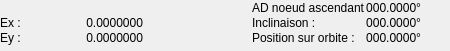
           <widget class="QFrame" name="frameCirculaire">
            <property name="geometry">
             <rect>
              <x>229</x>
              <y>103</y>
              <width>450</width>
              <height>51</height>
             </rect>
            </property>
            <property name="font">
             <font/>
            </property>
            <property name="frameShape">
             <enum>QFrame::NoFrame</enum>
            </property>
            <property name="frameShadow">
             <enum>QFrame::Plain</enum>
            </property>
            <widget class="QLabel" name="lbl_ADNoeudAscendant2">
             <property name="geometry">
              <rect>
               <x>252</x>
               <y>0</y>
               <width>115</width>
               <height>16</height>
              </rect>
             </property>
             <property name="font">
              <font/>
             </property>
             <property name="text">
              <string>AD noeud ascendant :</string>
             </property>
            </widget>
            <widget class="QLabel" name="lbl_ey1">
             <property name="geometry">
              <rect>
               <x>0</x>
               <y>30</y>
               <width>70</width>
               <height>16</height>
              </rect>
             </property>
             <property name="font">
              <font/>
             </property>
             <property name="text">
              <string>Ey :</string>
             </property>
            </widget>
            <widget class="QLabel" name="ADNoeudAscendant2">
             <property name="geometry">
              <rect>
               <x>366</x>
               <y>0</y>
               <width>55</width>
               <height>16</height>
              </rect>
             </property>
             <property name="font">
              <font/>
             </property>
             <property name="text">
              <string>000.0000°</string>
             </property>
             <property name="alignment">
              <set>Qt::AlignRight|Qt::AlignTrailing|Qt::AlignVCenter</set>
             </property>
            </widget>
            <widget class="QLabel" name="lbl_positionSurOrbite">
             <property name="geometry">
              <rect>
               <x>252</x>
               <y>30</y>
               <width>106</width>
               <height>16</height>
              </rect>
             </property>
             <property name="font">
              <font/>
             </property>
             <property name="text">
              <string>Position sur orbite :</string>
             </property>
            </widget>
            <widget class="QLabel" name="positionSurOrbite">
             <property name="geometry">
              <rect>
               <x>366</x>
               <y>30</y>
               <width>55</width>
               <height>16</height>
              </rect>
             </property>
             <property name="font">
              <font/>
             </property>
             <property name="text">
              <string>000.0000°</string>
             </property>
             <property name="alignment">
              <set>Qt::AlignRight|Qt::AlignTrailing|Qt::AlignVCenter</set>
             </property>
            </widget>
            <widget class="QLabel" name="ex1">
             <property name="geometry">
              <rect>
               <x>82</x>
               <y>15</y>
               <width>61</width>
               <height>16</height>
              </rect>
             </property>
             <property name="font">
              <font/>
             </property>
             <property name="text">
              <string>0.0000000</string>
             </property>
             <property name="alignment">
              <set>Qt::AlignRight|Qt::AlignTrailing|Qt::AlignVCenter</set>
             </property>
            </widget>
            <widget class="QLabel" name="lbl_ex1">
             <property name="geometry">
              <rect>
               <x>0</x>
               <y>15</y>
               <width>82</width>
               <height>16</height>
              </rect>
             </property>
             <property name="font">
              <font/>
             </property>
             <property name="text">
              <string>Ex :</string>
             </property>
            </widget>
            <widget class="QLabel" name="lbl_inclinaison2">
             <property name="geometry">
              <rect>
               <x>252</x>
               <y>15</y>
               <width>70</width>
               <height>16</height>
              </rect>
             </property>
             <property name="font">
              <font/>
             </property>
             <property name="text">
              <string>Inclinaison :</string>
             </property>
            </widget>
            <widget class="QLabel" name="ey1">
             <property name="geometry">
              <rect>
               <x>82</x>
               <y>30</y>
               <width>61</width>
               <height>16</height>
              </rect>
             </property>
             <property name="font">
              <font/>
             </property>
             <property name="text">
              <string>0.0000000</string>
             </property>
             <property name="alignment">
              <set>Qt::AlignRight|Qt::AlignTrailing|Qt::AlignVCenter</set>
             </property>
            </widget>
            <widget class="QLabel" name="inclinaison2">
             <property name="geometry">
              <rect>
               <x>366</x>
               <y>15</y>
               <width>55</width>
               <height>16</height>
              </rect>
             </property>
             <property name="font">
              <font/>
             </property>
             <property name="text">
              <string>000.0000°</string>
             </property>
             <property name="alignment">
              <set>Qt::AlignRight|Qt::AlignTrailing|Qt::AlignVCenter</set>
             </property>
            </widget>
           </widget>
